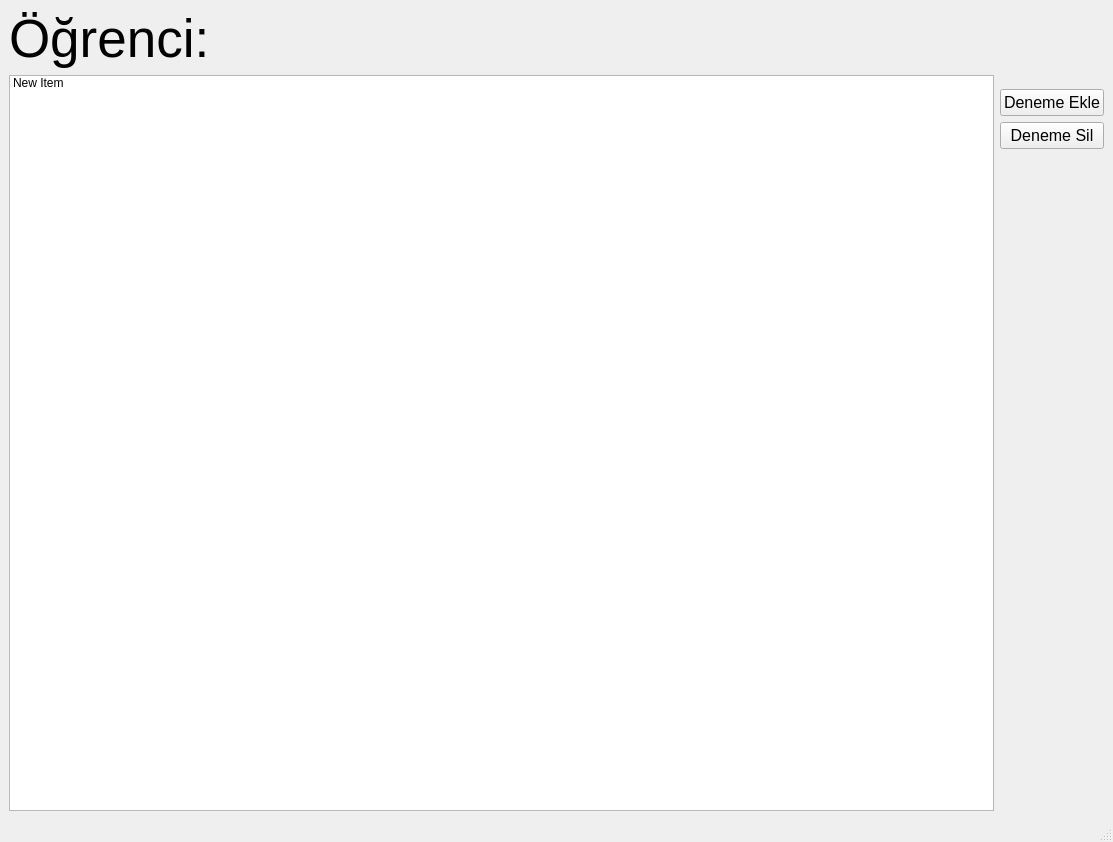
<?xml version="1.0" encoding="UTF-8"?>
<ui version="4.0">
 <class>MainWindow</class>
 <widget class="QMainWindow" name="MainWindow">
  <property name="geometry">
   <rect>
    <x>0</x>
    <y>0</y>
    <width>1113</width>
    <height>842</height>
   </rect>
  </property>
  <property name="windowTitle">
   <string>Deneme Listesi</string>
  </property>
  <property name="windowIcon">
   <iconset resource="../onizlenim/resim.qrc">
    <normaloff>:/newPrefix/resim/0.png</normaloff>:/newPrefix/resim/0.png</iconset>
  </property>
  <widget class="QWidget" name="centralwidget">
   <layout class="QHBoxLayout" name="horizontalLayout_2">
    <item>
     <layout class="QHBoxLayout" name="horizontalLayout">
      <item>
       <layout class="QVBoxLayout" name="verticalLayout">
        <item>
         <widget class="QLabel" name="label">
          <property name="minimumSize">
           <size>
            <width>200</width>
            <height>0</height>
           </size>
          </property>
          <property name="font">
           <font>
            <pointsize>40</pointsize>
           </font>
          </property>
          <property name="text">
           <string>Öğrenci:</string>
          </property>
         </widget>
        </item>
        <item>
         <widget class="QListWidget" name="listWidget">
          <property name="styleSheet">
           <string notr="true">font: 14pt &quot;MS Shell Dlg 2&quot;;</string>
          </property>
          <item>
           <property name="text">
            <string>New Item</string>
           </property>
          </item>
         </widget>
        </item>
       </layout>
      </item>
      <item>
       <layout class="QVBoxLayout" name="verticalLayout_2">
        <item>
         <spacer name="horizontalSpacer">
          <property name="orientation">
           <enum>Qt::Horizontal</enum>
          </property>
          <property name="sizeType">
           <enum>QSizePolicy::Fixed</enum>
          </property>
          <property name="sizeHint" stdset="0">
           <size>
            <width>40</width>
            <height>20</height>
           </size>
          </property>
         </spacer>
        </item>
        <item>
         <spacer name="horizontalSpacer_2">
          <property name="orientation">
           <enum>Qt::Horizontal</enum>
          </property>
          <property name="sizeType">
           <enum>QSizePolicy::Fixed</enum>
          </property>
          <property name="sizeHint" stdset="0">
           <size>
            <width>40</width>
            <height>20</height>
           </size>
          </property>
         </spacer>
        </item>
        <item>
         <spacer name="horizontalSpacer_3">
          <property name="orientation">
           <enum>Qt::Horizontal</enum>
          </property>
          <property name="sizeType">
           <enum>QSizePolicy::Fixed</enum>
          </property>
          <property name="sizeHint" stdset="0">
           <size>
            <width>40</width>
            <height>20</height>
           </size>
          </property>
         </spacer>
        </item>
        <item>
         <spacer name="horizontalSpacer_4">
          <property name="orientation">
           <enum>Qt::Horizontal</enum>
          </property>
          <property name="sizeType">
           <enum>QSizePolicy::Fixed</enum>
          </property>
          <property name="sizeHint" stdset="0">
           <size>
            <width>40</width>
            <height>20</height>
           </size>
          </property>
         </spacer>
        </item>
        <item>
         <widget class="QPushButton" name="pushButton">
          <property name="font">
           <font>
            <pointsize>12</pointsize>
           </font>
          </property>
          <property name="text">
           <string>Deneme Ekle</string>
          </property>
         </widget>
        </item>
        <item>
         <widget class="QPushButton" name="pushButton_2">
          <property name="font">
           <font>
            <pointsize>12</pointsize>
           </font>
          </property>
          <property name="text">
           <string>Deneme Sil</string>
          </property>
         </widget>
        </item>
        <item>
         <spacer name="verticalSpacer">
          <property name="orientation">
           <enum>Qt::Vertical</enum>
          </property>
          <property name="sizeHint" stdset="0">
           <size>
            <width>20</width>
            <height>40</height>
           </size>
          </property>
         </spacer>
        </item>
       </layout>
      </item>
     </layout>
    </item>
   </layout>
  </widget>
  <widget class="QMenuBar" name="menubar">
   <property name="geometry">
    <rect>
     <x>0</x>
     <y>0</y>
     <width>1113</width>
     <height>26</height>
    </rect>
   </property>
  </widget>
  <widget class="QStatusBar" name="statusbar"/>
 </widget>
 <resources>
  <include location="../onizlenim/resim.qrc"/>
 </resources>
 <connections/>
</ui>
